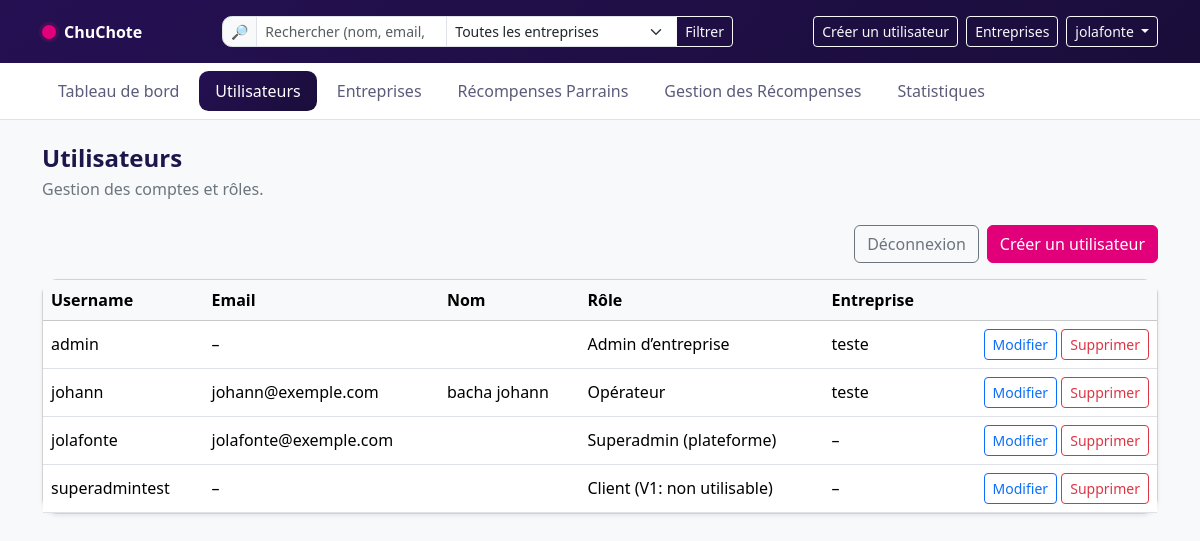
Screenshot of /accounts/users/ (signed in) with the database file from the repository.
### accounts/models.py (models this page shows, shortened)
class User(AbstractUser, PermissionsMixin):
    class Profile(models.TextChoices):
        SUPERADMIN = "superadmin", "Superadmin (plateforme)"
        ADMIN = "admin", "Admin d’entreprise"
        OPERATEUR = "operateur", "Opérateur"
        CLIENT = "client", "Client (V1: non utilisable)"
    profile = models.CharField(
        max_length=20,
        choices=Profile.choices,
        default=Profile.CLIENT,
    )
    company = models.ForeignKey(
        Company, on_delete=models.SET_NULL, null=True, blank=True, related_name="users"
    )
    def is_superadmin(self) -> bool:
        return self.profile == self.Profile.SUPERADMIN

class Company(models.Model):
    name = models.CharField(max_length=150, unique=True)
    slug = models.SlugField(max_length=160, unique=True, blank=True)
    is_active = models.BooleanField(default=True)
    slogan = models.CharField(max_length=255, blank=True)
    primary_color = models.CharField(
        max_length=7, default="#ec4899", validators=[hex_color_validator]
    )
    secondary_color = models.CharField(
        max_length=7, default="#000000", validators=[hex_color_validator]
    )
    logo = models.ImageField(upload_to="company_logos/", blank=True, null=True)
    class Meta:
        verbose_name = "Entreprise"
        verbose_name_plural = "Entreprises"
    def __str__(self):
        return self.name

### accounts/views.py (the view, shortened to what this page needs)
# urls.py: path("users/", UserListView.as_view(), name="user_list"),
@method_decorator(login_required, name="dispatch")
class UserListView(ListView):
    template_name = "accounts/users/list.html"
    context_object_name = "users"
    paginate_by = 20
    def get_queryset(self):
        qs = qs_users_for(self.request.user).select_related("company").order_by("username")
        q = (self.request.GET.get("q") or "").strip()
        company_id = (self.request.GET.get("company") or "").strip()
        if company_id and getattr(self.request.user, "is_superadmin", lambda: False)():
            qs = qs.filter(company_id=company_id)
        return qs
    def get_context_data(self, **kwargs):
        ctx = super().get_context_data(**kwargs)
        ctx["current_q"] = (self.request.GET.get("q") or "").strip()
        ctx["current_company"] = (self.request.GET.get("company") or "").strip()
        if getattr(self.request.user, "is_superadmin", lambda: False)():
            ctx["companies_for_filter"] = Company.objects.order_by("name")
        return ctx

### accounts/views.py (called while the page is built)
def qs_users_for(request_user):
    if request_user.is_superadmin():
        return User.objects.all()
    if request_user.is_admin_entreprise():
        return User.objects.filter(company=request_user.company).exclude(profile="superadmin")
    return User.objects.none()

### templates/accounts/users/list.html (shortened to what this page needs)
{% extends "base_dashboard.html" %}
{% block body_data_page %}users{% endblock %}
{% block nav_users_active %}active{% endblock %}
{% block content %}
<header class="mb-4">
  <h1 class="h4 section-title mb-1">Utilisateurs</h1>
  <div class="text-secondary">Gestion des comptes et rôles.</div>
</header>
<div class="d-flex justify-content-between align-items-center mb-3">
  <div class="d-flex gap-2">
    <a class="btn btn-outline-secondary" href="{% url 'accounts:logout' %}">Déconnexion</a>
    <a class="btn btn-primary" href="{% url 'accounts:user_create' %}">Créer un utilisateur</a>
  </div>
</div>
<div class="card shadow-sm">
  <div class="table-responsive">
    <table class="table table-hover align-middle mb-0">
      <thead class="table-light"><tr>
        <th>Username</th><th>Email</th><th>Nom</th><th>Rôle</th><th>Entreprise</th><th></th>
      </tr></thead>
      <tbody>
      {% for u in users %}
        <tr>
          <td>{{ u.username }}</td>
          <td>{{ u.email|default:"–" }}</td>
          <td>{{ u.last_name }} {{ u.first_name }}</td>
          <td>{{ u.get_profile_display }}</td>
          <td>{{ u.company|default:"–" }}</td>
          <td class="text-end">
            <a class="btn btn-sm btn-outline-primary" href="{% url 'accounts:user_edit' u.pk %}">Modifier</a>
            <a class="btn btn-sm btn-outline-danger" href="{% url 'accounts:user_delete' u.pk %}">Supprimer</a>
          </td>
        </tr>
      {% empty %}
        <tr><td colspan="6" class="text-center text-secondary">Aucun utilisateur.</td></tr>
      {% endfor %}
      </tbody>
    </table>
  </div>
</div>
{% endblock %}

### templates/base_dashboard.html (shortened to what this page needs)
{% load static %}
<!doctype html>
<html lang="fr">
<head>
  <link rel="stylesheet" href="{% static 'bootstrap/css/bootstrap.min.css' %}">
  <link rel="stylesheet" href="{% static 'css/app.css' %}">
</head>
<body data-page="{% block body_data_page %}{% endblock %}">
  <header class="topbar border-bottom sticky-top">
    <div class="topbar-gradient">
      <div class="container py-3">
        <div class="d-flex align-items-center justify-content-between gap-3">
          <a class="navbar-brand d-flex align-items-center gap-2 text-white text-decoration-none"
             href="{% url 'dashboard:root' %}">
            <span class="brand-dot"></span>
            <span class="fw-bold">ChuChote</span>
          </a>
          <form class="d-none d-md-flex" role="search" method="get" action="" style="min-width: 480px;">
            <div class="input-group input-group-sm">
              <span class="input-group-text">🔎</span>
              <input class="form-control"
                     type="search"
                     name="q"
                     value="{{ current_q|default:'' }}"
                     placeholder="Rechercher (nom, email, username)"
                     aria-label="Search">
              {% if companies_for_filter and request.user.profile == 'superadmin' %}
                <select class="form-select" name="company" aria-label="Filtrer par entreprise">
                  <option value="">Toutes les entreprises</option>
                </select>
              {% endif %}
              <button class="btn btn-outline-light" type="submit">Filtrer</button>
            </div>
          </form>
          <div class="d-flex align-items-center gap-2">
            <a class="btn btn-sm btn-outline-light" href="{% url 'accounts:user_create' %}">Créer un utilisateur</a>
            {% if request.user.profile == 'superadmin' %}
              <a class="btn btn-sm btn-outline-light" href="{% url 'accounts:company_list' %}">
                Entreprises
              </a>
            {% endif %}
            <div class="dropdown">
              <button class="btn btn-sm btn-outline-light dropdown-toggle" data-bs-toggle="dropdown">
                {{ request.user.get_username|default:"Compte" }}
              </button>
            </div>
          </div>
        </div>
      </div>
    </div>
    <div class="topbar-nav bg-white">
      <div class="container">
        <ul class="nav nav-pills gap-1 py-2" id="mainNav">
          <li class="nav-item">
            <a class="nav-link {% block nav_dashboard_active %}{% endblock %}"
               href="{% url 'dashboard:root' %}">
              Tableau de bord
            </a>
          </li>
          <li class="nav-item">
            <a class="nav-link {% block nav_users_active %}{% endblock %}"
               href="{% url 'accounts:user_list' %}">
              Utilisateurs
            </a>
          </li>
          {% if request.user.profile == 'superadmin' %}
            <li class="nav-item">
              <a class="nav-link {% block nav_companies_active %}{% endblock %}"
                 href="{% url 'accounts:company_list' %}">
                Entreprises
              </a>
            </li>
          {% endif %}
          <li class="nav-item">
            <a class="nav-link {% block nav_clients_active %}{% endblock %}"
               href="{% url 'dashboard:clients_list' %}">
              Récompenses Parrains
            </a>
          </li>
          <li class="nav-item">
            <a class="nav-link {% block nav_rewards_active %}{% endblock %}"
               href="{% url 'rewards:list' %}">
              Gestion des Récompenses
            </a>
          </li>
          <li class="nav-item">
            <a class="nav-link {% block nav_stats_active %}{% endblock %}" href="{% url 'rewards:stats' %}">
              Statistiques
            </a>
          </li>
        </ul>
      </div>
    </div>
  </header>
  <main class="container my-4">
    {% block content %}{% endblock %}
  </main>
</body>
</html>

### static/css/app.css (style rules this page uses)
:root { --brand-primary:#E1007A; --brand-gradient-start:#251053; --brand-gradient-end:#1A0D3A; --brand-ink:#1E164B; }
body { background-color:#f8f9fb }
.topbar-gradient { background: linear-gradient(140deg, var(--brand-gradient-start) 0%, var(--brand-gradient-end) 100%); }
.navbar-brand .brand-dot { width: 14px; height:14px; display:inline-block; border-radius:50%; background: var(--brand-primary); box-shadow: 0 0 0 .2rem rgba(225,0,122,.15); }
.btn-primary { --bs-btn-bg: var(--brand-primary); --bs-btn-border-color: var(--brand-primary); --bs-btn-hover-bg: #c40069; --bs-btn-hover-border-color: #c40069; }
.topbar .form-control { border-radius:.6rem; }
.topbar .input-group-text { border-radius:.6rem 0 0 .6rem; }
.topbar-nav .nav-link { color:#5b5b7b; border-radius:.6rem; }
.topbar-nav .nav-link.active, .topbar-nav .nav-link:hover { color:#fff; background: linear-gradient(140deg, var(--brand-gradient-start) 0%, var(--brand-gradient-end) 100%); }
.section-title { color: var(--brand-ink); font-weight:800; }
.card { border-radius:1rem; }
.table thead th { white-space:nowrap }

### rows the page displays
User: user.get_username "jolafonte", username "jolafonte", email "jolafonte@exemple.com", profile "Superadmin (plateforme)", company "–"
User: username "admin", email "–", profile "Admin d’entreprise", company "teste"
User: username "johann", email "johann@exemple.com", last_name "bacha", first_name "johann", profile "Opérateur", company "teste"
User: username "superadmintest", email "–", profile "Client (V1: non utilisable)", company "–"
